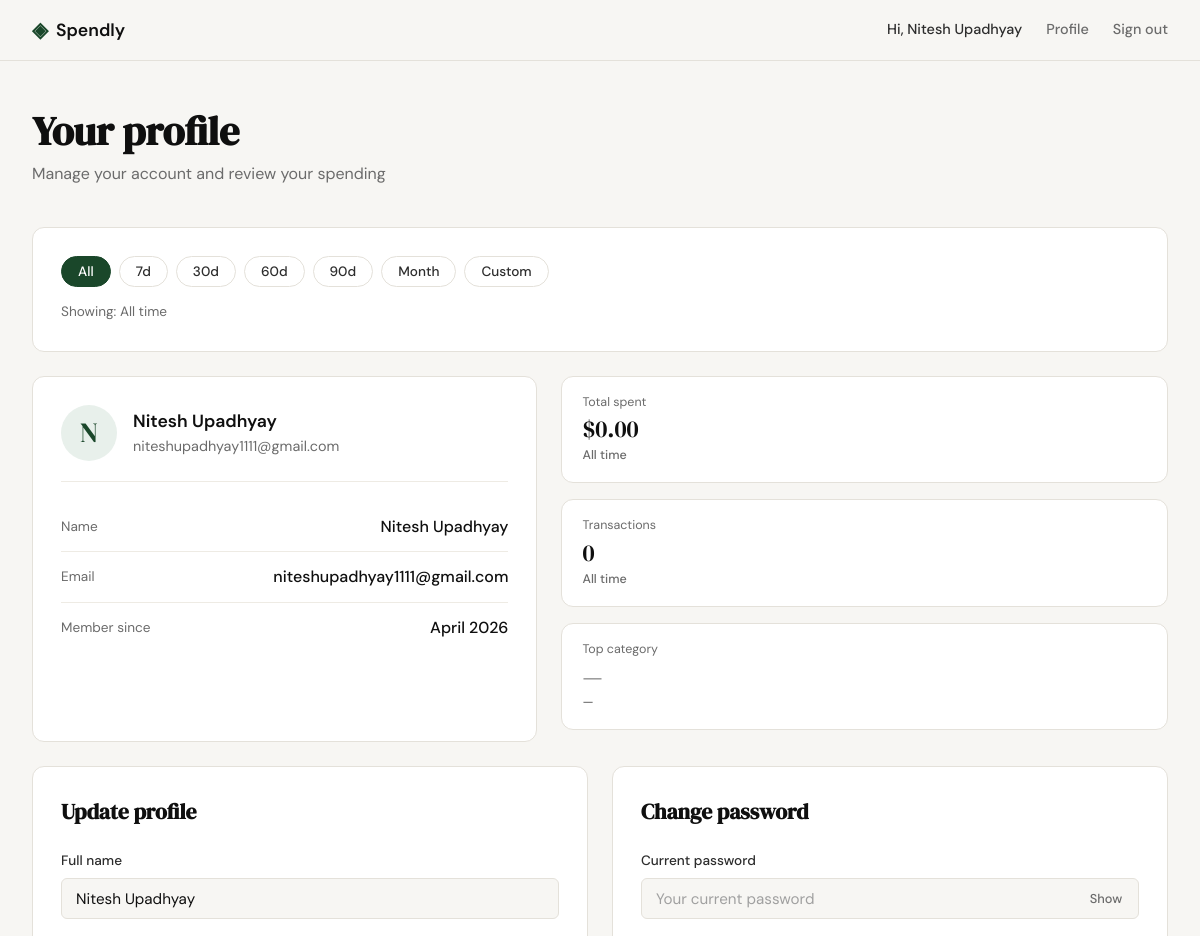
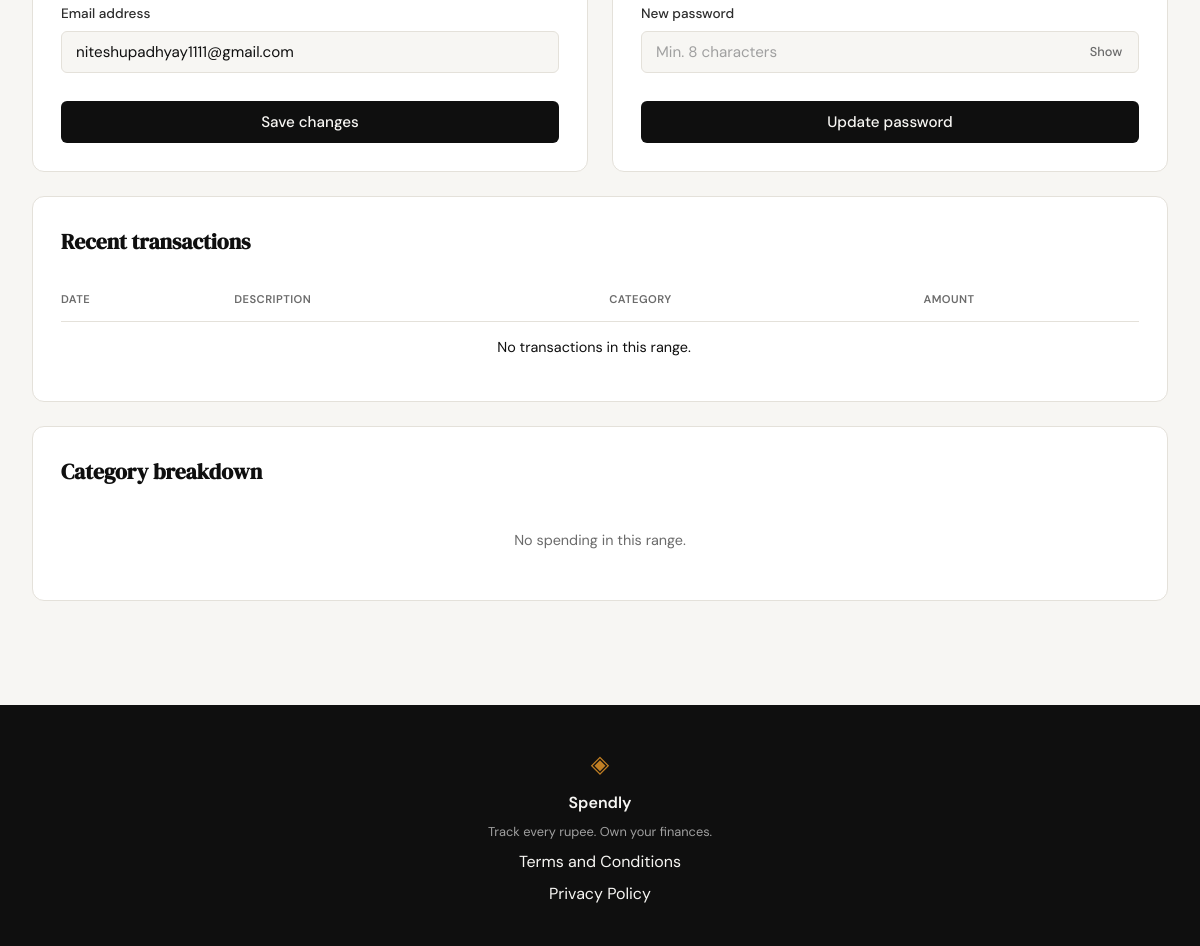
/profile (signed in), run on an earlier commit of the app's database (2 pictures, top to bottom).
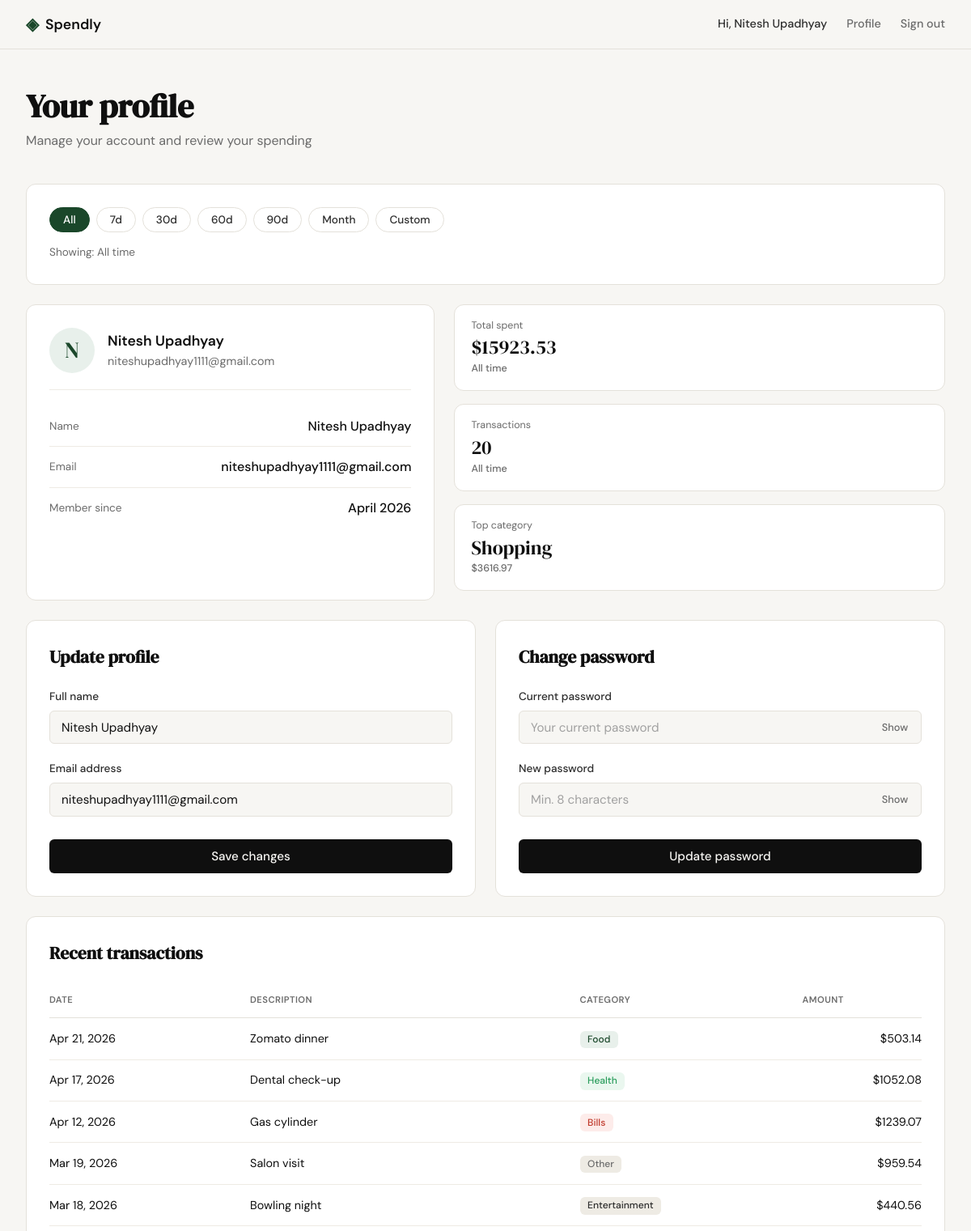
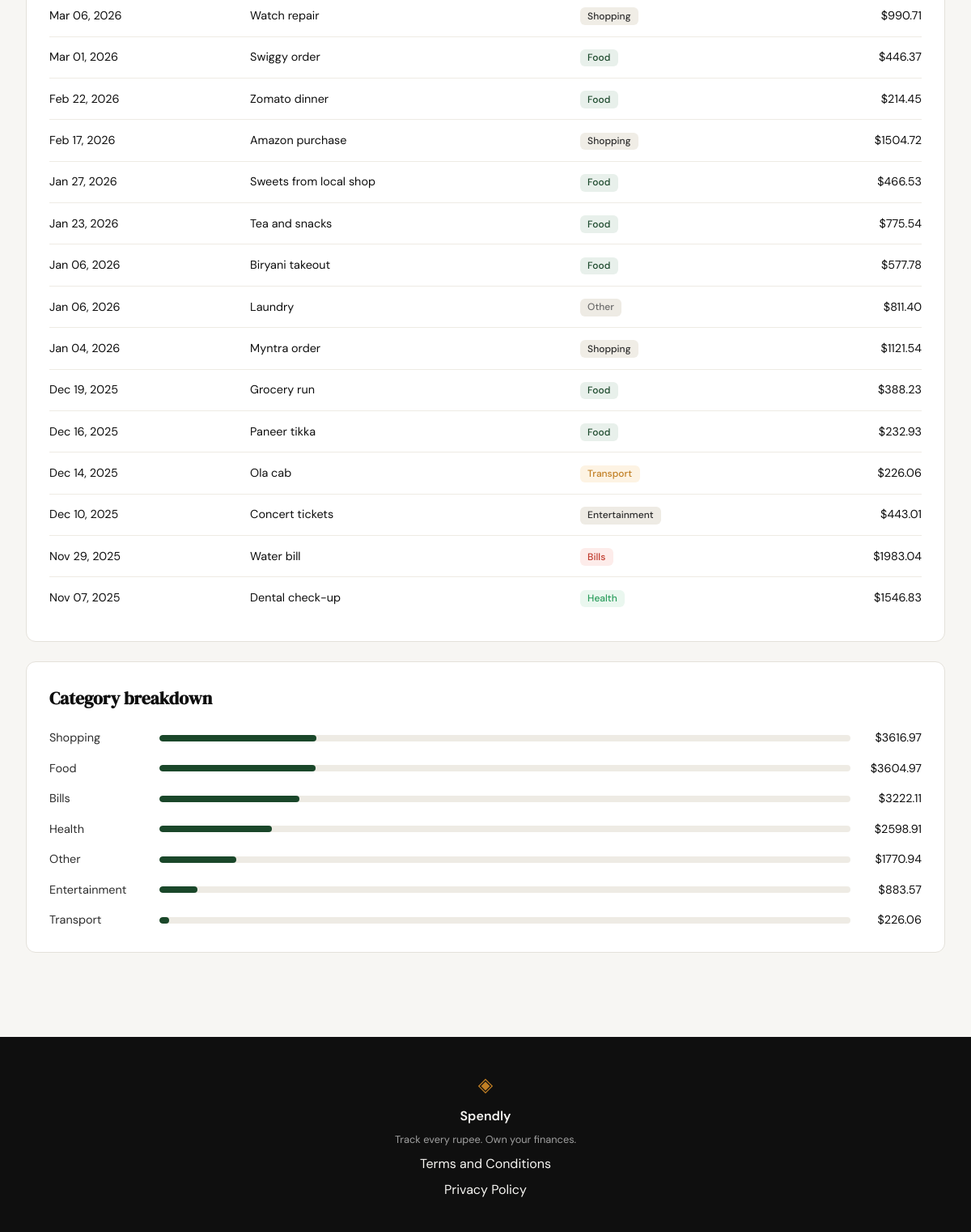
And on a later commit of the database (2 pictures, top to bottom).
### tables this page shows
CREATE TABLE users (
            id            INTEGER PRIMARY KEY AUTOINCREMENT,
            name          TEXT    NOT NULL,
            email         TEXT    UNIQUE NOT NULL,
            password_hash TEXT    NOT NULL,
            created_at    TEXT    DEFAULT (datetime('now'))
        );

CREATE TABLE expenses (
            id          INTEGER PRIMARY KEY AUTOINCREMENT,
            user_id     INTEGER NOT NULL REFERENCES users(id),
            amount      REAL    NOT NULL,
            category    TEXT    NOT NULL,
            date        TEXT    NOT NULL,
            description TEXT,
            created_at  TEXT    DEFAULT (datetime('now'))
        );

### app.py (the view, shortened to what this page needs)
@app.route("/profile", methods=["GET", "POST"])
@login_required
def profile():
    db = get_db()
    user = db.execute(
        "SELECT id, name, email, created_at FROM users WHERE id = ?",
        (session["user_id"],),
    ).fetchone()
    if not user:
        db.close()
        session.clear()
        flash("Please sign in to continue.")
        return redirect(url_for("login"))
    try:
        member_since = datetime.strptime(
            user["created_at"], "%Y-%m-%d %H:%M:%S"
        ).strftime("%B %Y")
    except (ValueError, TypeError):
        member_since = ""
    if request.method == "GET":
        view_data = load_profile_view_data(db, session["user_id"], request.args)
        db.close()
        return render_template(
            "profile.html",
            user=user,
            member_since=member_since,
            **view_data,
        )

### app.py (called while the page is built, shortened)
def login_required(f):
    @functools.wraps(f)
    def decorated(*args, **kwargs):
        if not session.get("user_id"):
            flash("Please sign in to continue.")
            return redirect(url_for("login"))
        return f(*args, **kwargs)
    return decorated

@app.context_processor
def inject_auth():
    return {
        "logged_in": "user_id" in session,
        "user_name": session.get("user_name", ""),
    }

def resolve_range(args):
    range_key = args.get("range", "all")
    if range_key not in VALID_RANGES:
        range_key = "all"
    today = date.today()
    if range_key in PRESET_DAYS:
        days = PRESET_DAYS[range_key]
        end = today
        start = end - timedelta(days=days - 1)
        return range_key, start, end, _format_window_label(f"Last {days} days", start, end)
    if range_key == "month":
        start = today.replace(day=1)
        end = today
        return range_key, start, end, _format_window_label("This month", start, end)
    return "all", None, None, "All time"

### database/db.py (called while the page is built)
def get_db():
    conn = sqlite3.connect(DB_PATH)
    conn.row_factory = sqlite3.Row
    conn.execute("PRAGMA foreign_keys = ON")
    return conn

### templates/profile.html (shortened to what this page needs)
{% extends "base.html" %}
{% block content %}
<section class="profile-section">
    <div class="profile-container">
        <div class="profile-header">
            <h1 class="profile-title">Your profile</h1>
            <p class="profile-subtitle">Manage your account and review your spending</p>
        </div>
        <form method="GET" action="{{ url_for('profile') }}" class="profile-card filter-bar">
            <div class="filter-presets">
                {% for key, label in [('all','All'), ('7d','7d'), ('30d','30d'), ('60d','60d'), ('90d','90d'), ('month','Month'), ('custom','Custom')] %}
                <button type="submit" name="range" value="{{ key }}"
                        class="filter-pill {% if range == key %}filter-pill--active{% endif %}">{{ label }}</button>
                {% endfor %}
            </div>
            <p class="filter-label">Showing: {{ range_label }}</p>
        </form>
        <div class="profile-top-grid">
            <div class="profile-card profile-info-card">
                <div class="profile-info-head">
                    <div class="profile-avatar">{{ user.name[:1]|upper }}</div>
                    <div>
                        <div class="profile-info-name">{{ user.name }}</div>
                        <div class="profile-info-email">{{ user.email }}</div>
                    </div>
                </div>
                <div class="profile-fields">
                    <div class="profile-field">
                        <span class="profile-field-label">Name</span>
                        <span class="profile-field-value">{{ user.name }}</span>
                    </div>
                    <div class="profile-field">
                        <span class="profile-field-label">Email</span>
                        <span class="profile-field-value">{{ user.email }}</span>
                    </div>
                    <div class="profile-field">
                        <span class="profile-field-label">Member since</span>
                        <span class="profile-field-value">{{ member_since }}</span>
                    </div>
                </div>
            </div>
            <div class="profile-stats">
                <div class="stat-cards profile-stat-cards">
                    <div class="stat-card">
                        <span class="stat-label">Total spent</span>
                        <span class="stat-value">{{ "$%.2f"|format(total_spent) }}</span>
                        <span class="stat-note stat-note--muted">{{ range_label }}</span>
                    </div>
                    <div class="stat-card">
                        <span class="stat-label">Transactions</span>
                        <span class="stat-value">{{ txn_count }}</span>
                        <span class="stat-note stat-note--muted">{{ range_label }}</span>
                    </div>
                    <div class="stat-card">
                        <span class="stat-label">Top category</span>
                        <span class="stat-value">{{ top_category if top_category else "—" }}</span>
                        <span class="stat-note stat-note--muted">{% if top_category %}{{ "$%.2f"|format(top_category_amount) }}{% else %}—{% endif %}</span>
                    </div>
                </div>
            </div>
        </div>
        <div class="profile-forms-grid">
            <div class="profile-card profile-form-card">
                <h2 class="profile-card-title">Update profile</h2>
                <form method="POST" action="{{ url_for('profile') }}">
                    <div class="form-group">
                        <label for="name">Full name</label>
                        <input type="text" id="name" name="name"
                               class="form-input" placeholder="Your name"
                               value="{{ form_name if form_name is defined else user.name }}"
                               required maxlength="100">
                    </div>
                    <div class="form-group">
                        <label for="email">Email address</label>
                        <input type="email" id="email" name="email"
                               class="form-input" placeholder="you@example.com"
                               value="{{ form_email if form_email is defined else user.email }}"
                               required maxlength="254">
                    </div>
                    <button type="submit" class="btn-submit">Save changes</button>
                </form>
            </div>
            <div class="profile-card profile-form-card">
                <h2 class="profile-card-title">Change password</h2>
                <form method="POST" action="{{ url_for('profile_password') }}">
                    <div class="form-group">
                        <label for="current_password">Current password</label>
                        <div class="password-wrapper">
                            <input type="password" id="current_password" name="current_password"
                                   class="form-input" placeholder="Your current password" required>
                            <button type="button" class="password-toggle"
                                    onclick="const p=document.getElementById('current_password');const show=p.type==='password';p.type=show?'text':'password';this.textContent=show?'Hide':'Show';">Show</button>
                        </div>
                    </div>
                    <div class="form-group">
                        <label for="new_password">New password</label>
                        <div class="password-wrapper">
                            <input type="password" id="new_password" name="new_password"
                                   class="form-input" placeholder="Min. 8 characters"
                                   required minlength="8">
                            <button type="button" class="password-toggle"
                                    onclick="const p=document.getElementById('new_password');const show=p.type==='password';p.type=show?'text':'password';this.textContent=show?'Hide':'Show';">Show</button>
                        </div>
                    </div>
                    <button type="submit" class="btn-submit">Update password</button>
                </form>
            </div>
        </div>
        <div class="profile-card txn-card">
            <h2 class="profile-card-title">Recent transactions</h2>
            <table class="txn-table">
                <thead>
                    <tr>
                        <th>Date</th>
                        <th>Description</th>
                        <th>Category</th>
                        <th class="txn-amount-col">Amount</th>
                    </tr>
                </thead>
                <tbody>
                    {% for e in expenses %}
                    <tr>
                        <td>{{ e.date_display }}</td>
                        <td>{{ e.description }}</td>
                        <td><span class="txn-category-badge txn-category--{{ e.category_slug }}">{{ e.category }}</span></td>
                        <td class="txn-amount">{{ "$%.2f"|format(e.amount) }}</td>
                    </tr>
                    {% else %}
                    <tr><td colspan="4" class="txn-empty">No transactions in this range.</td></tr>
                    {% endfor %}
                </tbody>
            </table>
        </div>
        <div class="profile-card">
            <h2 class="profile-card-title">Category breakdown</h2>
            <div class="category-breakdown">
                {% for row in category_breakdown %}
                <div class="cat-progress-row">
                    <span class="cat-progress-label">{{ row.label }}</span>
                    <div class="cat-progress-track"><div class="cat-progress-fill" style="width: {{ '%.1f'|format(row.pct) }}%"></div></div>
                    <span class="cat-progress-value">{{ "$%.2f"|format(row.amount) }}</span>
                </div>
                {% else %}
                <p class="txn-empty">No spending in this range.</p>
                {% endfor %}
            </div>
        </div>
    </div>
</section>
{% endblock %}

### templates/base.html (shortened to what this page needs)
<!DOCTYPE html>
<html lang="en">
<head>
    <link rel="stylesheet" href="{{ url_for('static', filename='css/style.css') }}">
</head>
<body>
    <nav class="navbar">
        <div class="nav-inner">
            <a href="{{ url_for('landing') }}" class="nav-brand">
                <span class="brand-icon">◈</span>
                <span class="brand-name">Spendly</span>
            </a>
            <div class="nav-links">
                {% if logged_in %}
                <span class="nav-greeting">Hi, {{ user_name }}</span>
                <a href="{{ url_for('profile') }}">Profile</a>
                <a href="{{ url_for('logout') }}">Sign out</a>
                {% else %}
                <a href="{{ url_for('login') }}">Sign in</a>
                <a href="{{ url_for('register') }}" class="nav-cta">Get started</a>
                {% endif %}
            </div>
        </div>
    </nav>
    <main class="main-content">
        {% block content %}{% endblock %}
    </main>
    <footer class="footer">
        <div class="footer-inner">
            <span class="brand-icon">◈</span>
            <span class="footer-name">Spendly</span>
            <p class="footer-copy">Track every rupee. Own your finances.</p>
            <a href="/terms">Terms and Conditions</a>
            <a href="/privacy">Privacy Policy</a>
        </div>
    </footer>
</body>
</html>

What changed in the data, as far as the page shows it:
added expenses: category "Shopping", date_display "Mar 06, 2026", description "Watch repair", amount "$990.71", label "Shopping", {{ '%.1f'|format(row.pct) }} 22.7 (drawn), amount "$3616.97"
added expenses: date_display "Apr 21, 2026", description "Zomato dinner", category "Food", amount "$503.14", label "Food", {{ '%.1f'|format(row.pct) }} 22.6 (drawn), amount "$3604.97"
added expenses: date_display "Apr 17, 2026", description "Dental check-up", category "Health", amount "$1052.08", label "Health", {{ '%.1f'|format(row.pct) }} 16.3 (drawn), amount "$2598.91"
added expenses: date_display "Apr 12, 2026", description "Gas cylinder", category "Bills", amount "$1239.07", label "Bills", {{ '%.1f'|format(row.pct) }} 20.2 (drawn), amount "$3222.11"
added expenses: date_display "Mar 19, 2026", description "Salon visit", category "Other", amount "$959.54", label "Other", {{ '%.1f'|format(row.pct) }} 11.1 (drawn), amount "$1770.94"
added expenses: date_display "Mar 18, 2026", description "Bowling night", category "Entertainment", amount "$440.56", label "Entertainment", {{ '%.1f'|format(row.pct) }} 5.5 (drawn), amount "$883.57"
added expenses: date_display "Mar 01, 2026", description "Swiggy order", category "Food", amount "$446.37", shown under "Recent transactions"
added expenses: date_display "Feb 22, 2026", description "Zomato dinner", category "Food", amount "$214.45", shown under "Recent transactions"
added expenses: date_display "Feb 17, 2026", description "Amazon purchase", category "Shopping", amount "$1504.72", shown under "Recent transactions"
added expenses: date_display "Jan 27, 2026", description "Sweets from local shop", category "Food", amount "$466.53", shown under "Recent transactions"
added expenses: date_display "Jan 23, 2026", description "Tea and snacks", category "Food", amount "$775.54", shown under "Recent transactions"
added expenses: date_display "Jan 06, 2026", description "Biryani takeout", category "Food", amount "$577.78", shown under "Recent transactions"
added expenses: date_display "Jan 06, 2026", description "Laundry", category "Other", amount "$811.40", shown under "Recent transactions"
added expenses: date_display "Jan 04, 2026", description "Myntra order", category "Shopping", amount "$1121.54", shown under "Recent transactions"
added expenses: date_display "Dec 19, 2025", description "Grocery run", category "Food", amount "$388.23", shown under "Recent transactions"
added expenses: date_display "Dec 16, 2025", description "Paneer tikka", category "Food", amount "$232.93", shown under "Recent transactions"
added expenses: date_display "Dec 14, 2025", description "Ola cab", category "Transport", amount "$226.06", label "Transport", {{ '%.1f'|format(row.pct) }} 1.4 (drawn)
added expenses: date_display "Dec 10, 2025", description "Concert tickets", category "Entertainment", amount "$443.01", shown under "Recent transactions"
added expenses: date_display "Nov 29, 2025", description "Water bill", category "Bills", amount "$1983.04", shown under "Recent transactions"
added expenses: date_display "Nov 07, 2025", description "Dental check-up", category "Health", amount "$1546.83", shown under "Recent transactions"
Also different on the page:
{{ "$%.2f"|format(total_spent) }}: "$0.00" → "$15923.53"
{{ txn_count }}: "0" → "20"
{{ "$%.2f"|format(top_category_amount) }}: (not shown) → "$3616.97"
{{ top_category if top_category else "—" }}: "—" → (not shown)
text no longer shown: "— No transactions in this range. No spending in this range."
